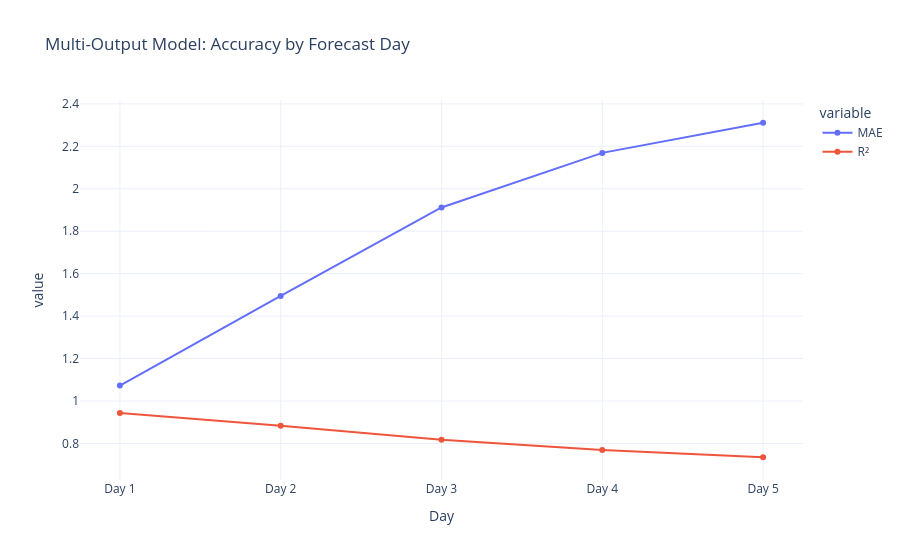

Notebook code for this chart:
### Code cell
results = []
for i, col in enumerate(['Day 1', 'Day 2', 'Day 3', 'Day 4', 'Day 5']):
    mae  = mean_absolute_error(y_test.iloc[:, i], y_pred[:, i])
    r2   = r2_score(y_test.iloc[:, i], y_pred[:, i])
    results.append({'Day': col, 'MAE': round(mae, 3), 'R²': round(r2, 3)})

results_df = pd.DataFrame(results)
print(results_df)


fig = px.line(results_df, x='Day', y=['MAE', 'R²'], markers=True,
              title='Multi-Output Model: Accuracy by Forecast Day')
fig.show()

### Figure 1 — Plotly figure (JSON) as saved in the notebook; plotly's stock layout.template omitted (floating-point values rounded to 4 significant figures)
{"data": [{"hovertemplate": "variable=MAE<br>Day=%{x}<br>value=%{y}<extra></extra>", "legendgroup": "MAE", "line": {"color": "#636efa", "dash": "solid"}, "marker": {"symbol": "circle"}, "mode": "lines+markers", "name": "MAE", "orientation": "v", "showlegend": true, "type": "scatter", "x": ["Day 1", "Day 2", "Day 3", "Day 4", "Day 5"], "xaxis": "x", "y": [1.073, 1.495, 1.912, 2.169, 2.311], "yaxis": "y"}, {"hovertemplate": "variable=R²<br>Day=%{x}<br>value=%{y}<extra></extra>", "legendgroup": "R²", "line": {"color": "#EF553B", "dash": "solid"}, "marker": {"symbol": "circle"}, "mode": "lines+markers", "name": "R²", "orientation": "v", "showlegend": true, "type": "scatter", "x": ["Day 1", "Day 2", "Day 3", "Day 4", "Day 5"], "xaxis": "x", "y": [0.944, 0.883, 0.818, 0.769, 0.735], "yaxis": "y"}], "layout": {"legend": {"title": {"text": "variable"}, "tracegroupgap": 0}, "title": {"text": "Multi-Output Model: Accuracy by Forecast Day"}, "xaxis": {"anchor": "y", "domain": [0, 1], "title": {"text": "Day"}}, "yaxis": {"anchor": "x", "domain": [0, 1], "title": {"text": "value"}}}}
